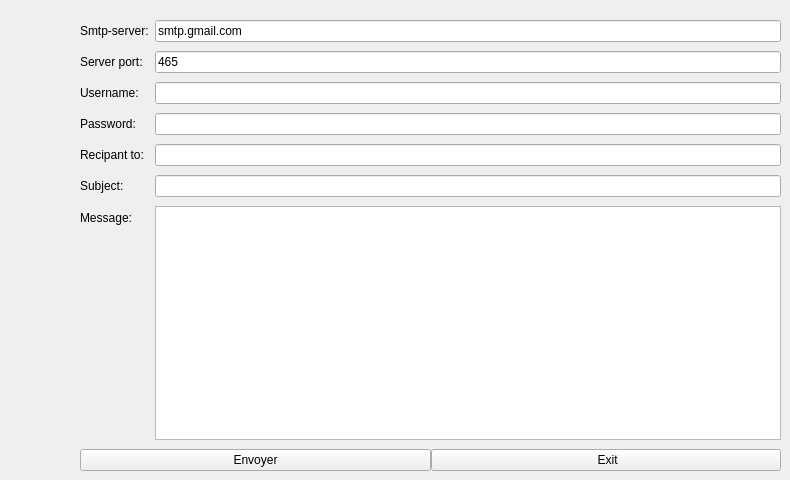
        <widget class="QWidget" name="tab_24">
         <attribute name="title">
          <string>Mail</string>
         </attribute>
         <widget class="QWidget" name="layoutWidget_2">
          <property name="geometry">
           <rect>
            <x>80</x>
            <y>20</y>
            <width>701</width>
            <height>451</height>
           </rect>
          </property>
          <layout class="QFormLayout" name="formLayout_21">
           <property name="fieldGrowthPolicy">
            <enum>QFormLayout::ExpandingFieldsGrow</enum>
           </property>
           <property name="rowWrapPolicy">
            <enum>QFormLayout::WrapLongRows</enum>
           </property>
           <property name="verticalSpacing">
            <number>9</number>
           </property>
           <item row="0" column="0">
            <widget class="QLabel" name="label_81">
             <property name="text">
              <string>Smtp-server:</string>
             </property>
            </widget>
           </item>
           <item row="0" column="1">
            <widget class="QLineEdit" name="lineEdit_39F">
             <property name="text">
              <string>smtp.gmail.com</string>
             </property>
            </widget>
           </item>
           <item row="1" column="0">
            <widget class="QLabel" name="label_831">
             <property name="text">
              <string>Server port:</string>
             </property>
            </widget>
           </item>
           <item row="1" column="1">
            <widget class="QLineEdit" name="port_2F">
             <property name="text">
              <string>465</string>
             </property>
            </widget>
           </item>
           <item row="2" column="0">
            <widget class="QLabel" name="label_842">
             <property name="text">
              <string>Username:</string>
             </property>
            </widget>
           </item>
           <item row="2" column="1">
            <widget class="QLineEdit" name="uname_4F"/>
           </item>
           <item row="3" column="0">
            <widget class="QLabel" name="label_852">
             <property name="text">
              <string>Password:</string>
             </property>
            </widget>
           </item>
           <item row="3" column="1">
            <widget class="QLineEdit" name="paswd_2F">
             <property name="inputMask">
              <string/>
             </property>
             <property name="echoMode">
              <enum>QLineEdit::Password</enum>
             </property>
            </widget>
           </item>
           <item row="4" column="0">
            <widget class="QLabel" name="label_861">
             <property name="text">
              <string>Recipant to:</string>
             </property>
            </widget>
           </item>
           <item row="4" column="1">
            <widget class="QLineEdit" name="rcpt_2F"/>
           </item>
           <item row="5" column="0">
            <widget class="QLabel" name="label_871">
             <property name="text">
              <string>Subject:</string>
             </property>
            </widget>
           </item>
           <item row="5" column="1">
            <widget class="QLineEdit" name="subject_2F"/>
           </item>
           <item row="6" column="0">
            <widget class="QLabel" name="label_88">
             <property name="text">
              <string>Message:</string>
             </property>
            </widget>
           </item>
           <item row="6" column="1">
            <widget class="QPlainTextEdit" name="msg_2F"/>
           </item>
           <item row="7" column="0" colspan="2">
            <layout class="QHBoxLayout" name="horizontalLayout_21">
             <item>
              <widget class="QPushButton" name="sendBtn_2F">
               <property name="text">
                <string>    Envoyer    </string>
               </property>
              </widget>
             </item>
             <item>
              <widget class="QPushButton" name="exitBtn_2F">
               <property name="text">
                <string>     Exit    </string>
               </property>
              </widget>
             </item>
            </layout>
           </item>
          </layout>
         </widget>
        </widget>
